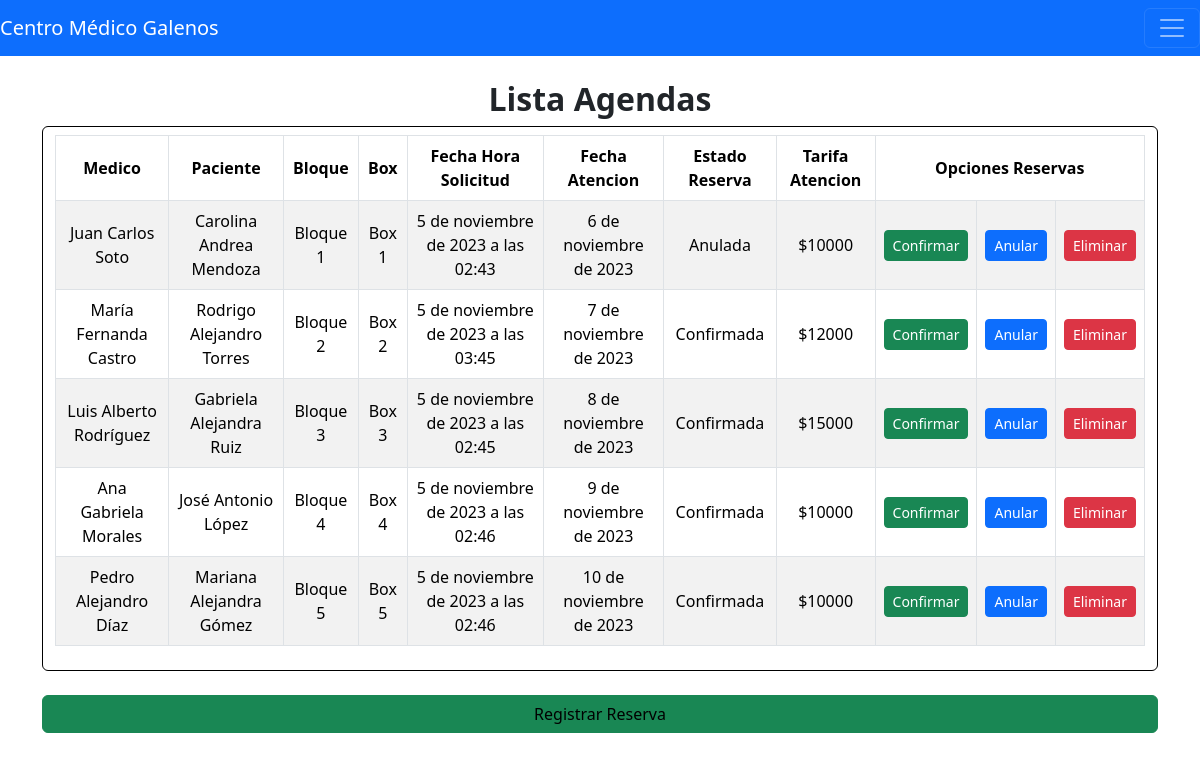
/Reservar, run on the app's committed database.
### app/models.py (models this page shows, shortened)
class Agenda(models.Model):
    RutProfesional = models.ForeignKey(Profesional, on_delete=models.PROTECT, null=False)
    RutPaciente = models.ForeignKey(Paciente, on_delete=models.PROTECT, null=False)
    IdBloque = models.ForeignKey(Bloque, on_delete=models.PROTECT, null=False)
    IdBox = models.ForeignKey(Box, on_delete=models.PROTECT, null=False)
    FechaHoraSolicitud = models.DateTimeField(null=False)
    FechaAtencion = models.DateField(null=False)
    Estado = models.CharField(max_length=50, null=False)
    Tarifa = models.CharField(max_length=50, null=False)

class Profesional(models.Model):
    RutProfesional = models.CharField(max_length=50, null=False)
    IdCiudad = models.ForeignKey(Ciudad, on_delete=models.PROTECT, null=False)
    IdEspecialidad = models.ForeignKey(Especialidad, on_delete=models.PROTECT, null=False)
    IdUsuario = models.ForeignKey(Usuario, on_delete=models.PROTECT, null=True)
    Nombres = models.CharField(max_length=80, null=False)
    ApellidoP = models.CharField(max_length=30, null=False)
    ApellidoM = models.CharField(max_length=30, null=False)
    Direccion = models.CharField(max_length=30, null=True)
    Telefono = models.CharField(max_length=30, null=False)
    Email = models.CharField(max_length=50, null=False)
    Tarifa = models.CharField(max_length=30, null=False)
    Estado = models.CharField(max_length=50, null=False)
    FechaRegistro = models.DateField(null=False)

class Paciente(models.Model):
    RutPaciente = models.CharField(max_length=50, null=False)
    IdUsuario = models.ForeignKey(Usuario, on_delete=models.PROTECT, null=True)
    IdCiudad = models.ForeignKey(Ciudad, on_delete=models.PROTECT, null=False)
    IdPrevision = models.ForeignKey(Prevision, on_delete=models.PROTECT, null=False)
    Nombres = models.CharField(max_length=80, null=False)
    NombreSocial = models.CharField(max_length=50, null=False)
    ApellidoP = models.CharField(max_length=30, null=False)
    ApellidoM = models.CharField(max_length=30, null=False)
    OrdenApellido = models.BooleanField(null=False)
    FechaNac = models.DateField(null=False)
    Email = models.CharField(max_length=50, null=False)
    Telefono = models.CharField(max_length=20, null=False)
    Direccion = models.CharField(max_length=50, null=True)

class Bloque(models.Model):
    Descripcion = models.CharField(max_length=50, null=False)
    Estado = models.CharField(max_length=50, null=False)
    HoraInicio = models.CharField(max_length=50, null=False)
    HoraFin = models.CharField(max_length=50, null=False)
    def __str__(self):
        return str(self.Descripcion)

class Box(models.Model):
    Descripcion = models.CharField(max_length=50, null=False)
    ValorMensual = models.CharField(max_length=50, null=False)
    FechaRegistro = models.DateField(null=False)
    def __str__(self):
        return str(self.Descripcion)

### app/views.py (the view)
# urls.py: path('Reservar', reservar, name = "Reservar"),
def reservar(request):
    agenda = Agenda.objects.all()
    return render(request, 'app/Reservar.html', {"Agendas": agenda})

### app/templates/app/Reservar.html (shortened to what this page needs)
{% extends 'app/Index.html' %}
{% block contenido %}
<div style="margin: 0;" class="row justify-content-center">
    <h2 style="text-align: center;"><strong>Lista Agendas</strong></h2>
    <div class="card" style="border-color: black;">
        <div class="table-responsive py-2">
            <table class="table table-striped table-bordered">
                <thead>
                    <tr>
                        <th>Medico</th>
                        <th>Paciente</th>
                        <th>Bloque</th>
                        <th>Box</th>
                        <th>Fecha Hora Solicitud</th>
                        <th>Fecha Atencion</th>
                        <th>Estado Reserva</th>
                        <th>Tarifa Atencion</th>
                        <th colspan="3">Opciones Reservas</th>
                    </tr>
                </thead>
                <tbody>
                    {% for a in Agendas %}
                    <tr>
                        <td>{{a.RutProfesional.Nombres}} {{a.RutProfesional.ApellidoP}}</td>
                        <td>{{a.RutPaciente.Nombres}} {{a.RutPaciente.ApellidoP}}</td>
                        <td>{{a.IdBloque}}</td>
                        <td>{{a.IdBox}}</td>
                        <td>{{a.FechaHoraSolicitud}}</td>
                        <td>{{a.FechaAtencion}}</td>
                        <td>{{a.Estado}}</td>
                        <td>${{a.Tarifa}}</td>
                        <td><a href="confirmarReserva/{{a.id}}" onclick="confirmarReserva({{a.id}})" class="btn btn-success btn-sm text-white">Confirmar</a></td>
                        <td><a href="anularReserva/{{a.id}}" class="btn btn-primary btn-sm text-white">Anular</a></td>
                        <td><a href="#" onclick="eliminarReserva({{a.id}})" class="btn btn-danger btn-sm text-white">Eliminar</a></td>
                    </tr>
                    {% endfor %}
                </tbody>
            </table>
        </div>
    </div>
</div>
<br>
<div class="d-grid gap-2">
    <a href="RegistrarReserva" class="btn btn-success text-black">Registrar Reserva</a>
</div>
{% endblock %}

### app/static/css/estilos.css (style rules this page uses)
th, td { text-align: center; vertical-align: middle; }

### data on the page
Agenda: RutProfesional.Nombres "Juan Carlos", RutProfesional.ApellidoP "Soto", RutPaciente.Nombres "Carolina Andrea", RutPaciente.ApellidoP "Mendoza", IdBloque "Bloque 1", IdBox "Box 1", FechaHoraSolicitud "5 de noviembre de 2023 a las 02:43", FechaAtencion "6 de noviembre de 2023", Estado "Anulada", Tarifa "10000"
Agenda: RutProfesional.Nombres "María Fernanda", RutProfesional.ApellidoP "Castro", RutPaciente.Nombres "Rodrigo Alejandro", RutPaciente.ApellidoP "Torres", IdBloque "Bloque 2", IdBox "Box 2", FechaHoraSolicitud "5 de noviembre de 2023 a las 03:45", FechaAtencion "7 de noviembre de 2023", Estado "Confirmada", Tarifa "12000"
Agenda: RutProfesional.Nombres "Luis Alberto", RutProfesional.ApellidoP "Rodríguez", RutPaciente.Nombres "Gabriela Alejandra", RutPaciente.ApellidoP "Ruiz", IdBloque "Bloque 3", IdBox "Box 3", FechaHoraSolicitud "5 de noviembre de 2023 a las 02:45", FechaAtencion "8 de noviembre de 2023", Estado "Confirmada", Tarifa "15000"
Agenda: RutProfesional.Nombres "Ana Gabriela", RutProfesional.ApellidoP "Morales", RutPaciente.Nombres "José Antonio", RutPaciente.ApellidoP "López", IdBloque "Bloque 4", IdBox "Box 4", FechaHoraSolicitud "5 de noviembre de 2023 a las 02:46", FechaAtencion "9 de noviembre de 2023", Estado "Confirmada", Tarifa "10000"
Agenda: RutProfesional.Nombres "Pedro Alejandro", RutProfesional.ApellidoP "Díaz", RutPaciente.Nombres "Mariana Alejandra", RutPaciente.ApellidoP "Gómez", IdBloque "Bloque 5", IdBox "Box 5", FechaHoraSolicitud "5 de noviembre de 2023 a las 02:46", FechaAtencion "10 de noviembre de 2023", Estado "Confirmada", Tarifa "10000"
